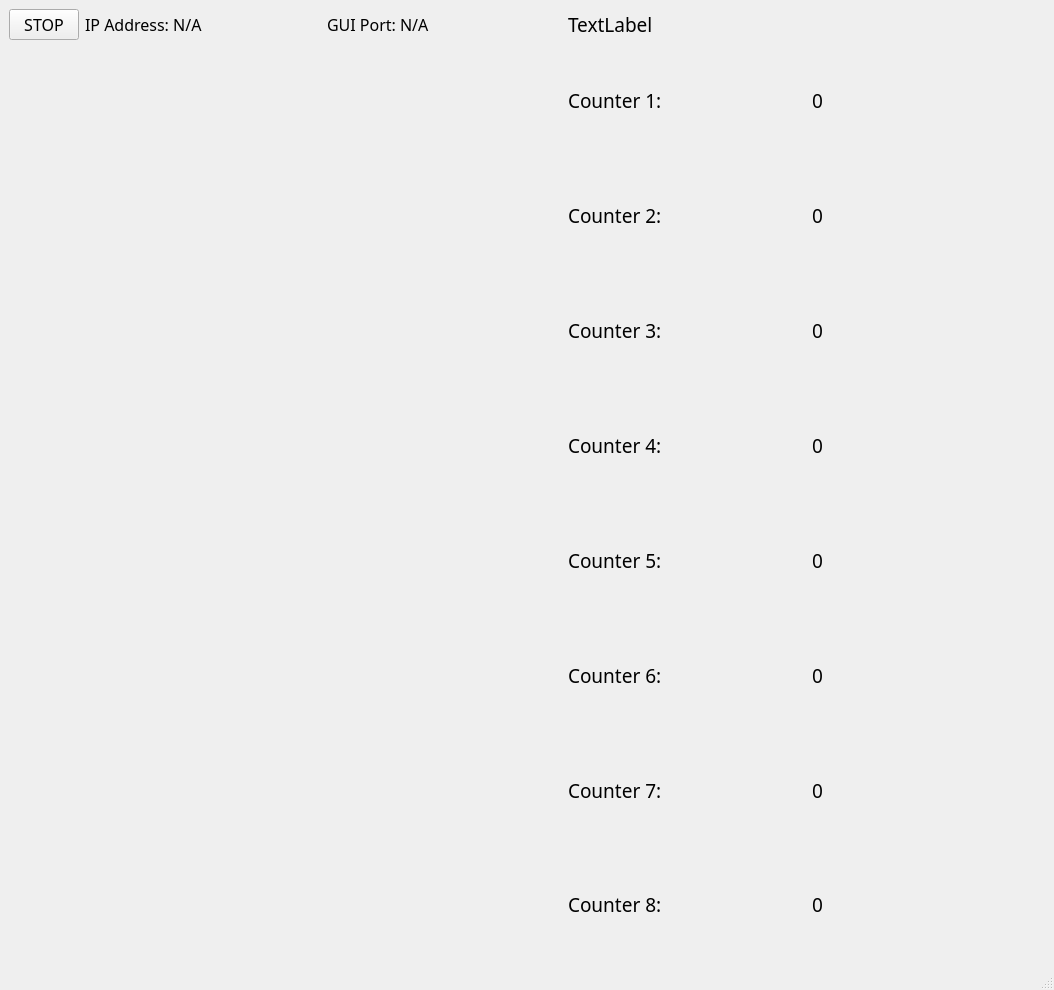
<?xml version="1.0" encoding="UTF-8"?>
<ui version="4.0">
 <class>MainWindow</class>
 <widget class="QMainWindow" name="MainWindow">
  <property name="geometry">
   <rect>
    <x>0</x>
    <y>0</y>
    <width>1054</width>
    <height>990</height>
   </rect>
  </property>
  <property name="windowTitle">
   <string>Count Monitor</string>
  </property>
  <property name="styleSheet">
   <string notr="true"/>
  </property>
  <widget class="QWidget" name="centralwidget">
   <layout class="QGridLayout" name="gridLayout">
    <item row="0" column="0">
     <widget class="QPushButton" name="stop_button">
      <property name="maximumSize">
       <size>
        <width>70</width>
        <height>16777215</height>
       </size>
      </property>
      <property name="font">
       <font>
        <family>Calibri Light</family>
        <pointsize>12</pointsize>
       </font>
      </property>
      <property name="styleSheet">
       <string notr="true"/>
      </property>
      <property name="text">
       <string>STOP</string>
      </property>
      <property name="checkable">
       <bool>true</bool>
      </property>
     </widget>
    </item>
    <item row="2" column="2">
     <layout class="QGridLayout" name="gridLayout_3">
      <property name="horizontalSpacing">
       <number>10</number>
      </property>
      <item row="2" column="0">
       <widget class="QLabel" name="label_7">
        <property name="font">
         <font>
          <family>Calibri Light</family>
          <pointsize>14</pointsize>
         </font>
        </property>
        <property name="styleSheet">
         <string notr="true"/>
        </property>
        <property name="text">
         <string>Counter 7:</string>
        </property>
       </widget>
      </item>
      <item row="3" column="1">
       <widget class="QLabel" name="number_label_8">
        <property name="minimumSize">
         <size>
          <width>100</width>
          <height>0</height>
         </size>
        </property>
        <property name="font">
         <font>
          <family>Calibri Light</family>
          <pointsize>14</pointsize>
         </font>
        </property>
        <property name="styleSheet">
         <string notr="true"/>
        </property>
        <property name="text">
         <string>0</string>
        </property>
       </widget>
      </item>
      <item row="1" column="0">
       <widget class="QLabel" name="label_6">
        <property name="font">
         <font>
          <family>Calibri Light</family>
          <pointsize>14</pointsize>
         </font>
        </property>
        <property name="styleSheet">
         <string notr="true"/>
        </property>
        <property name="text">
         <string>Counter 6:</string>
        </property>
       </widget>
      </item>
      <item row="2" column="1">
       <widget class="QLabel" name="number_label_7">
        <property name="minimumSize">
         <size>
          <width>100</width>
          <height>0</height>
         </size>
        </property>
        <property name="font">
         <font>
          <family>Calibri Light</family>
          <pointsize>14</pointsize>
         </font>
        </property>
        <property name="styleSheet">
         <string notr="true"/>
        </property>
        <property name="text">
         <string>0</string>
        </property>
       </widget>
      </item>
      <item row="0" column="1">
       <widget class="QLabel" name="number_label_5">
        <property name="minimumSize">
         <size>
          <width>100</width>
          <height>0</height>
         </size>
        </property>
        <property name="font">
         <font>
          <family>Calibri Light</family>
          <pointsize>14</pointsize>
         </font>
        </property>
        <property name="styleSheet">
         <string notr="true"/>
        </property>
        <property name="text">
         <string>0</string>
        </property>
       </widget>
      </item>
      <item row="1" column="1">
       <widget class="QLabel" name="number_label_6">
        <property name="minimumSize">
         <size>
          <width>100</width>
          <height>0</height>
         </size>
        </property>
        <property name="font">
         <font>
          <family>Calibri Light</family>
          <pointsize>14</pointsize>
         </font>
        </property>
        <property name="styleSheet">
         <string notr="true"/>
        </property>
        <property name="text">
         <string>0</string>
        </property>
       </widget>
      </item>
      <item row="0" column="0">
       <widget class="QLabel" name="label_5">
        <property name="font">
         <font>
          <family>Calibri Light</family>
          <pointsize>14</pointsize>
         </font>
        </property>
        <property name="styleSheet">
         <string notr="true"/>
        </property>
        <property name="text">
         <string>Counter 5:</string>
        </property>
       </widget>
      </item>
      <item row="3" column="0">
       <widget class="QLabel" name="label_8">
        <property name="font">
         <font>
          <family>Calibri Light</family>
          <pointsize>14</pointsize>
         </font>
        </property>
        <property name="styleSheet">
         <string notr="true"/>
        </property>
        <property name="text">
         <string>Counter 8:</string>
        </property>
       </widget>
      </item>
     </layout>
    </item>
    <item row="0" column="2">
     <layout class="QGridLayout" name="gridLayout_4">
      <item row="0" column="0">
       <widget class="QLabel" name="tt_name_label">
        <property name="font">
         <font>
          <family>Calibri Light</family>
          <pointsize>14</pointsize>
         </font>
        </property>
        <property name="text">
         <string>TextLabel</string>
        </property>
       </widget>
      </item>
     </layout>
    </item>
    <item row="1" column="2">
     <layout class="QGridLayout" name="gridLayout_2">
      <property name="horizontalSpacing">
       <number>10</number>
      </property>
      <item row="2" column="0">
       <widget class="QLabel" name="label_3">
        <property name="font">
         <font>
          <family>Calibri Light</family>
          <pointsize>14</pointsize>
         </font>
        </property>
        <property name="styleSheet">
         <string notr="true"/>
        </property>
        <property name="text">
         <string>Counter 3:</string>
        </property>
       </widget>
      </item>
      <item row="3" column="1">
       <widget class="QLabel" name="number_label_4">
        <property name="minimumSize">
         <size>
          <width>100</width>
          <height>0</height>
         </size>
        </property>
        <property name="font">
         <font>
          <family>Calibri Light</family>
          <pointsize>14</pointsize>
         </font>
        </property>
        <property name="styleSheet">
         <string notr="true"/>
        </property>
        <property name="text">
         <string>0</string>
        </property>
       </widget>
      </item>
      <item row="1" column="0">
       <widget class="QLabel" name="label_2">
        <property name="font">
         <font>
          <family>Calibri Light</family>
          <pointsize>14</pointsize>
         </font>
        </property>
        <property name="styleSheet">
         <string notr="true"/>
        </property>
        <property name="text">
         <string>Counter 2:</string>
        </property>
       </widget>
      </item>
      <item row="2" column="1">
       <widget class="QLabel" name="number_label_3">
        <property name="minimumSize">
         <size>
          <width>100</width>
          <height>0</height>
         </size>
        </property>
        <property name="font">
         <font>
          <family>Calibri Light</family>
          <pointsize>14</pointsize>
         </font>
        </property>
        <property name="styleSheet">
         <string notr="true"/>
        </property>
        <property name="text">
         <string>0</string>
        </property>
       </widget>
      </item>
      <item row="0" column="1">
       <widget class="QLabel" name="number_label_1">
        <property name="minimumSize">
         <size>
          <width>100</width>
          <height>0</height>
         </size>
        </property>
        <property name="font">
         <font>
          <family>Calibri Light</family>
          <pointsize>14</pointsize>
         </font>
        </property>
        <property name="styleSheet">
         <string notr="true"/>
        </property>
        <property name="text">
         <string>0</string>
        </property>
       </widget>
      </item>
      <item row="1" column="1">
       <widget class="QLabel" name="number_label_2">
        <property name="minimumSize">
         <size>
          <width>100</width>
          <height>0</height>
         </size>
        </property>
        <property name="font">
         <font>
          <family>Calibri Light</family>
          <pointsize>14</pointsize>
         </font>
        </property>
        <property name="styleSheet">
         <string notr="true"/>
        </property>
        <property name="text">
         <string>0</string>
        </property>
       </widget>
      </item>
      <item row="0" column="0">
       <widget class="QLabel" name="label_1">
        <property name="font">
         <font>
          <family>Calibri Light</family>
          <pointsize>14</pointsize>
         </font>
        </property>
        <property name="styleSheet">
         <string notr="true"/>
        </property>
        <property name="text">
         <string>Counter 1:</string>
        </property>
       </widget>
      </item>
      <item row="3" column="0">
       <widget class="QLabel" name="label_4">
        <property name="font">
         <font>
          <family>Calibri Light</family>
          <pointsize>14</pointsize>
         </font>
        </property>
        <property name="styleSheet">
         <string notr="true"/>
        </property>
        <property name="text">
         <string>Counter 4:</string>
        </property>
       </widget>
      </item>
     </layout>
    </item>
    <item row="0" column="1">
     <layout class="QHBoxLayout" name="horizontalLayout">
      <item>
       <widget class="QLabel" name="ip_label">
        <property name="font">
         <font>
          <family>Calibri Light</family>
          <pointsize>12</pointsize>
         </font>
        </property>
        <property name="styleSheet">
         <string notr="true"/>
        </property>
        <property name="text">
         <string>IP Address: N/A</string>
        </property>
       </widget>
      </item>
      <item>
       <widget class="QLabel" name="port_label">
        <property name="font">
         <font>
          <family>Calibri Light</family>
          <pointsize>12</pointsize>
         </font>
        </property>
        <property name="styleSheet">
         <string notr="true"/>
        </property>
        <property name="text">
         <string>GUI Port: N/A</string>
        </property>
       </widget>
      </item>
     </layout>
    </item>
    <item row="1" column="0" rowspan="2" colspan="2">
     <layout class="QVBoxLayout" name="verticalLayout"/>
    </item>
   </layout>
  </widget>
  <widget class="QMenuBar" name="menubar">
   <property name="geometry">
    <rect>
     <x>0</x>
     <y>0</y>
     <width>1054</width>
     <height>21</height>
    </rect>
   </property>
  </widget>
  <widget class="QStatusBar" name="statusbar"/>
 </widget>
 <resources/>
 <connections/>
</ui>
